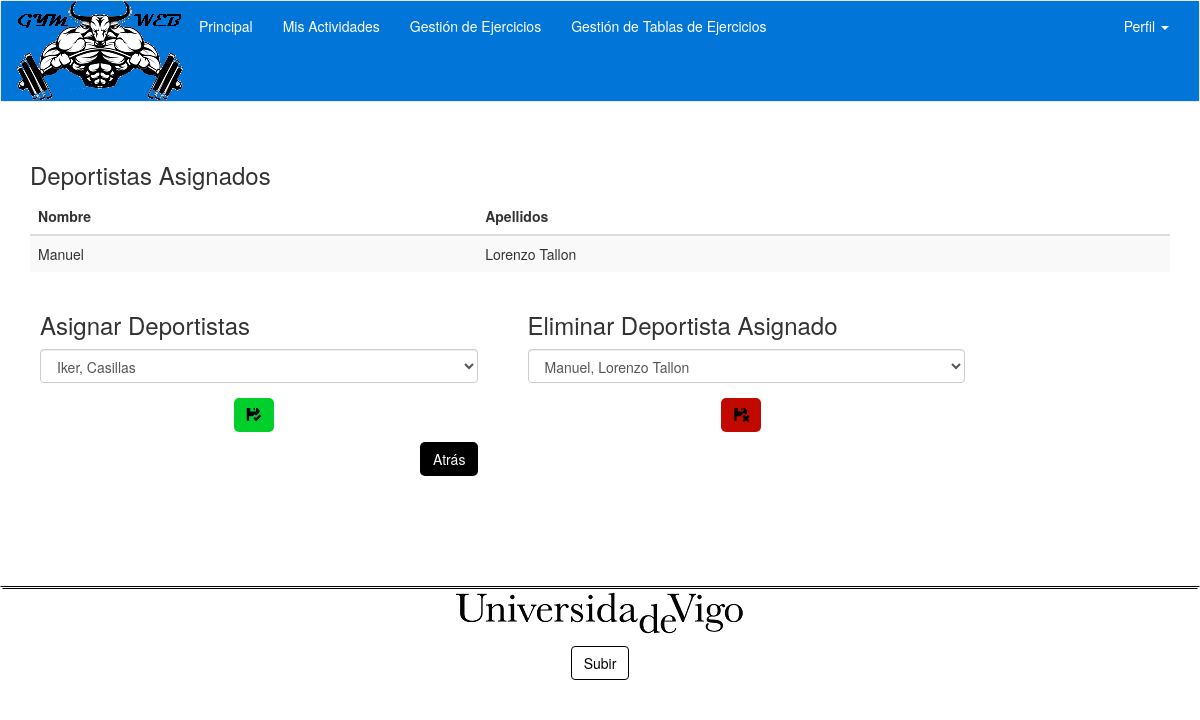
The app's page /views/Entrenador/asignarTablaPEF.php?id=6 (signed in) with its own data.
### tables this page shows
CREATE TABLE `tablaejercicios_has_usuario` (
  `TablaEjercicios_idTablaEjercicios` int(11) NOT NULL,
  `Usuario_idUsuario` int(11) NOT NULL
);

CREATE TABLE `usuario` (
  `idUsuario` int(11) NOT NULL,
  `nomUsuario` varchar(30) DEFAULT NULL,
  `password` varchar(32) DEFAULT NULL,
  `email` varchar(50) DEFAULT NULL,
  `tipoUsuario` varchar(13) DEFAULT NULL,
  `nombre` varchar(20) DEFAULT NULL,
  `apellidos` varchar(40) DEFAULT NULL,
  `imagenPerfil` longblob
);

### model/TablaMapper.php (called while the page is built, shortened)
<?php
require_once(__DIR__."/../conexion/bdConexion.php");
class TablaMapper{
    public static function getDeportistasTabla($idTablaEjercicios){
        global $connect;
        $resultado = mysqli_query($connect, 'SELECT * FROM usuario U, tablaejercicios_has_usuario T WHERE T.TablaEjercicios_idTablaEjercicios="'.$idTablaEjercicios.'"  AND U.idUsuario = T.Usuario_idUsuario ORDER BY U.apellidos');
        if (mysqli_num_rows($resultado) > 0) {
            return $resultado;
        } else {
            return NULL;
        }
    }
}
?>

### model/Tabla.php (called while the page is built, shortened)
<?php
require_once(__DIR__."/../conexion/bdConexion.php");
require_once(__DIR__."/../model/TablaMapper.php");
class Tabla {
  public static function getDeportistasTabla($idTablaEjercicios){
     return TablaMapper::getDeportistasTabla($idTablaEjercicios);
  }
}
?>

### controller/TablaController.php (called while the page is built, shortened)
<?php
require_once(__DIR__."/../conexion/bdConexion.php");
require_once(__DIR__."/../model/TablaMapper.php");
require_once(__DIR__."/../model/Tabla.php");
	class TablaController{
        public static function getDeportistasAsignados($idTablaEjercicios){
          $deportistasTabla = Tabla::getDeportistasTabla($idTablaEjercicios);
          return $deportistasTabla;
        }
	}
?>

### controller/UsuarioController.php (called while the page is built, shortened)
<?php
require_once(__DIR__."/../conexion/bdConexion.php");
require_once(__DIR__."/../model/UsuarioMapper.php");
require_once(__DIR__."/../model/Usuario.php");
class UsuarioController{
	public static function getAllDeportistasPEF(){
		$deportista = new Usuario();
		return $deportista->getAllDeportistasPEF();
	}
}
?>

### model/UsuarioMapper.php (called while the page is built, shortened)
<?php
require_once(__DIR__."/../conexion/bdConexion.php");
class UsuarioMapper{
    public static function findAllDeportistasPEF(){
      global $connect;
      $resultado = mysqli_query($connect, 'SELECT * FROM usuario WHERE tipoUsuario="DeportistaPEF" ORDER BY apellidos');
      return $resultado;
    }
}
?>

### model/Usuario.php (called while the page is built, shortened)
<?php
require_once(__DIR__."/../conexion/bdConexion.php");
require_once(__DIR__."/../model/UsuarioMapper.php");
class Usuario {
  public static function getAllDeportistasPEF(){
    return $resultado = UsuarioMapper::findAllDeportistasPEF();
  }
}
?>

### views/Entrenador/asignarTablaPEF.php (the view, shortened to what this page needs)
<?php
 if ($_SESSION['tipoUsuario'] =='Entrenador'){
  $idTabla = $_GET['id'];
  $row = TablaController::getDeportistasAsignados($idTabla);
  $row2 = UsuarioController::getAllDeportistasPEF();
?>
<!DOCTYPE html>
<html lang="en">
  <head>
    <link href="../../css/navbar.css" rel="stylesheet">
    <link href="../../css/bootstrap.min.css" rel="stylesheet">
    <link href="../../css/asignarTabla.css" rel="stylesheet">
  </head>
  <body>
  <header>
  	<?php include("../navbar.php");   ?>
  </header>
  <div class="container">
    <div class="row" style="margin-top: 20px; margin-bottom: 10px;">
        <div class="table-responsive col-xs-12 col-sm-12 col-md-12 col-lg-12">
         <h3>Deportistas Asignados</h3>
          <table class="table table-striped">
           <thead>
              <tr>
                <th>Nombre</th>
                <th>Apellidos</th>
              </tr>
            </thead>
            <tbody>
              <?php
              if($row!=null){
                foreach ($row as $usuario) {
               ?>
              <tr>
                <td><?php echo $usuario['nombre']; ?></td>
                <td><?php echo $usuario['apellidos']; ?></td>
              </tr>
              <?php
                }
              }
              ?>
            </tbody>
          </table>
      </div>
      <div id="container-formulario" class="col-xs-12 col-sm-5 col-md-5 col-lg-5">
        <form action="../../controller/defaultController.php?controlador=tabla&accion=asignarDeportistaPEF" method="POST" style="margin:10px;">
          <h3>Asignar Deportistas</h3>
          <div class="form-group">
                  <select class="form-control" name="idUsuario">
                  <?php
                  if($row2!=null){
                    foreach ($row2 as $usuario2) {
                  ?>
                    <option value="<?php echo $usuario2['idUsuario'];?>"><?php echo $usuario2['nombre'];?>, <?php echo $usuario2['apellidos'];?></option>
                  <?php
                    }
                  }
                  ?>
                  </select>
          </div>
          <p style="text-align:center">
          <button type="submit" class="btn btn-default1" style="margin-right: 10px;">
            <span class="glyphicon glyphicon-floppy-saved" aria-hidden="true"></span>
          </button>
        </form>
      </div>
      <div id="container-formulario" class="col-xs-12 col-sm-5 col-md-5 col-lg-5">
        <form action="../../controller/defaultController.php?controlador=tabla&accion=deleteAsignarDeportistaPEF" method="POST" style="margin:10px;">
          <h3>Eliminar Deportista Asignado</h3>
          <div class="form-group">
                  <select class="form-control" name="idUsuario">
                  <?php
                  if($row!=null){
                    foreach ($row as $usuario3) {
                  ?>
                    <option value="<?php echo $usuario3['idUsuario'];?>"><?php echo $usuario3['nombre'];?>, <?php echo $usuario3['apellidos'];?></option>
                  <?php
                    }
                  }
                  ?>
                  </select>
          </div>
          <p style="text-align:center">
          <button type="submit" class="btn btn-default2" style="margin-right: 10px;">
            <span class="glyphicon glyphicon-floppy-remove" aria-hidden="true"></span>
          </button>
        </form>
      </div>
      <div class="col-xs-12 col-sm-4 col-md-4 col-lg-4">
        <a href="gestionTablas.php"><button type="button" class="btn btn-default3">Atr&aacutes</button></a>
      </div>
    </div>
	</div>
    <?php include("../footer.php");   ?>
  </body>
</html>
<?php
  }
?>

### css/navbar.css (style rules this page uses)
a { color: white; }

### css/asignarTabla.css (style rules this page uses)
button.btn.btn-default1 { background-color: #00CF2C; border-radius: 5px; color: black; }
button.btn.btn-default2 { background-color: #C20900; border-radius: 5px; color: black; }
button.btn.btn-default3 { background-color: black; border-radius: 5px; color: white; }

### records on screen
tablaejercicios_has_usuario: Usuario_idUsuario.nombre "Manuel", Usuario_idUsuario.apellidos "Lorenzo Tallon"

### other values on screen
form field idUsuario "Iker, Casillas"
form field idUsuario "Manuel, Lorenzo Tallon"
